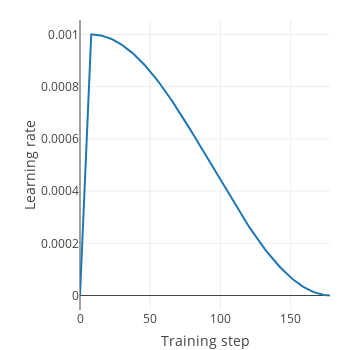

Notebook source saved alongside this figure:
### Code cell
cosine_decay = tf.train.cosine_decay_restarts
lr_func = fw.train.one_cycle_lr(LEARNING_RATE, total_steps, warmup_steps, cosine_decay)
fw.plt.plot_lr_func(lr_func, total_steps)

### Figure 1 — Plotly figure (JSON) as saved in the notebook; plotly's stock layout.template omitted (floating-point values rounded to 4 significant figures; data arrays with more than 128 entries replaced by an {"elided": "..."} marker saying what was removed)
{"data": [{"y": {"elided": "179 float values"}, "type": "scatter", "uid": "ec4d5fc8-e8ad-4387-a675-99c63c2a8a17"}], "layout": {"autosize": false, "yaxis": {"title": {"text": "Learning rate"}}, "height": 350, "width": 350, "xaxis": {"title": {"text": "Training step"}}, "margin": {"r": 20, "b": 40, "l": 80, "t": 20}}}
